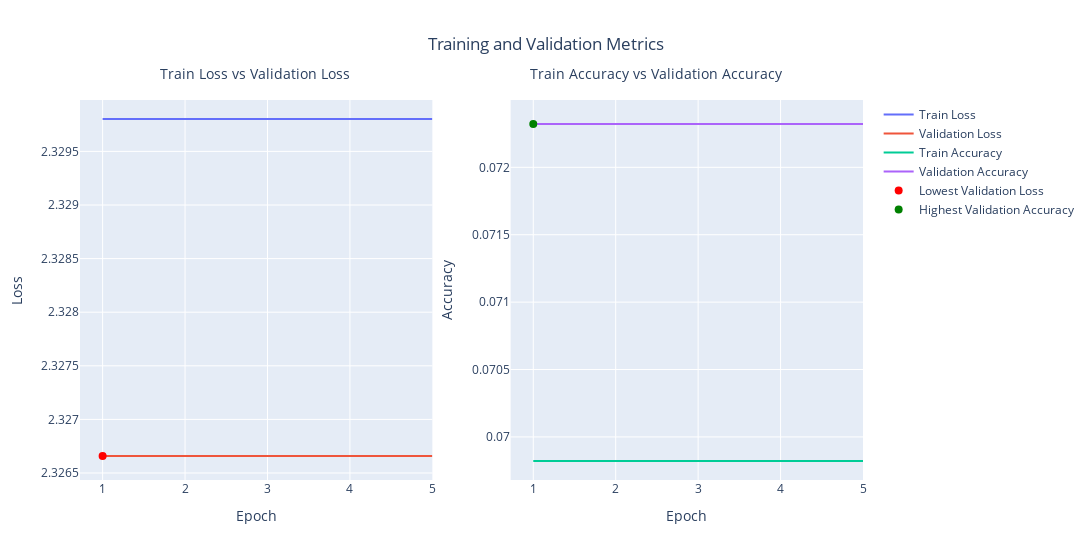

Notebook code for this chart:
### Markdown cell above
Model ve tvaru přesýpacích hodin také nepomohl, žkusím ještě pořádn trychtýř a pak změním počet vrstev

### Code cell
optimizer = torch.optim.SGD(model.parameters(), lr=0.1)
layers = 7
neurons = [512, 256, 100, 50, 25, 14]
model = MyNet(num_layers=layers, neurons=neurons)
train(model, loss_fn, optimizer, 5)

### Figure 1 — Plotly figure (JSON) as saved in the notebook; plotly's stock layout.template omitted (floating-point values rounded to 4 significant figures)
{"data": [{"line": {"shape": "spline"}, "mode": "lines", "name": "Train Loss", "type": "scatter", "x": [1, 2, 3, 4, 5], "xaxis": "x", "y": [2.33, 2.33, 2.33, 2.33, 2.33], "yaxis": "y"}, {"line": {"shape": "spline"}, "mode": "lines", "name": "Validation Loss", "type": "scatter", "x": [1, 2, 3, 4, 5], "xaxis": "x", "y": [2.327, 2.327, 2.327, 2.327, 2.327], "yaxis": "y"}, {"line": {"shape": "spline"}, "mode": "lines", "name": "Train Accuracy", "type": "scatter", "x": [1, 2, 3, 4, 5], "xaxis": "x2", "y": [0.06982, 0.06982, 0.06982, 0.06982, 0.06982], "yaxis": "y2"}, {"line": {"shape": "spline"}, "mode": "lines", "name": "Validation Accuracy", "type": "scatter", "x": [1, 2, 3, 4, 5], "xaxis": "x2", "y": [0.07232, 0.07232, 0.07232, 0.07232, 0.07232], "yaxis": "y2"}, {"marker": {"color": "red", "size": 8}, "mode": "markers", "name": "Lowest Validation Loss", "type": "scatter", "x": [1], "xaxis": "x", "y": [2.327], "yaxis": "y"}, {"marker": {"color": "green", "size": 8}, "mode": "markers", "name": "Highest Validation Accuracy", "type": "scatter", "x": [1], "xaxis": "x2", "y": [0.07232], "yaxis": "y2"}], "layout": {"annotations": [{"font": {"size": 14}, "showarrow": false, "text": "Train Loss vs Validation Loss", "x": 0.1, "xref": "paper", "y": 1.1, "yref": "paper"}, {"font": {"size": 14}, "showarrow": false, "text": "Train Accuracy vs Validation Accuracy", "x": 0.9, "xref": "paper", "y": 1.1, "yref": "paper"}], "title": {"text": "Training and Validation Metrics", "x": 0.5}, "width": 1200, "xaxis": {"anchor": "y", "domain": [0, 0.45], "title": {"text": "Epoch"}}, "xaxis2": {"anchor": "y2", "domain": [0.55, 1], "title": {"text": "Epoch"}}, "yaxis": {"anchor": "x", "domain": [0, 1], "title": {"text": "Loss"}}, "yaxis2": {"anchor": "x2", "domain": [0, 1], "title": {"text": "Accuracy"}}}}
